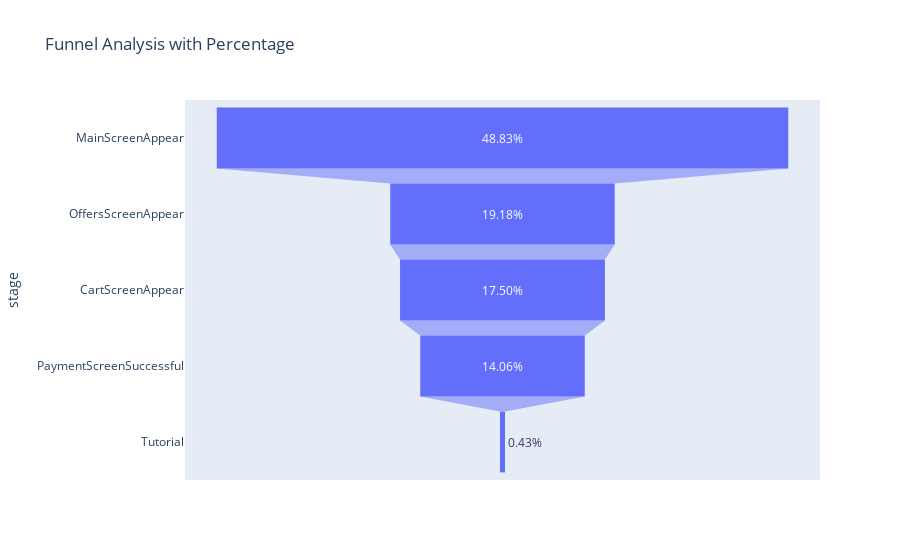

The notebook cell saved with this chart:
### Markdown cell above
### Memahami dalam Urutan Apa Tindakan-Tindakan Tersebut Terjadi?
-  Apakah semuanya merupakan bagian dari satu urutan?

### Code cell
# Menghitung persentase untuk setiap peristiwa
total_peristiwa = freq_event_sorted['jumlah_peristiwa'].sum()
freq_event_sorted['persentase'] = (freq_event_sorted['jumlah_peristiwa'] / total_peristiwa) * 100

# Membuat data frame untuk visualisasi
data = dict(
    number=freq_event_sorted['jumlah_peristiwa'],
    stage=freq_event_sorted['event_name'],
    persentase=freq_event_sorted['persentase'].round(2)  # Membulatkan persentase menjadi 2 angka desimal
)

# Membuat visualisasi corong dengan persentase
fig = px.funnel(data, x='number', y='stage', text='persentase', title='Funnel Analysis with Percentage')
fig.update_traces(texttemplate='%{text:.2f}%', textinfo='text+percent total')
fig.show()

### Figure 1 — Plotly figure (JSON) as saved in the notebook; plotly's stock layout.template omitted (floating-point values rounded to 4 significant figures)
{"data": [{"hovertemplate": "number=%{x}<br>stage=%{y}<br>persentase=%{text}<extra></extra>", "legendgroup": "", "marker": {"color": "#636efa"}, "name": "", "orientation": "h", "showlegend": false, "text": [48.83, 19.18, 17.5, 14.06, 0.43], "textinfo": "text+percent total", "texttemplate": "%{text:.2f}%", "type": "funnel", "x": [119205, 46825, 42731, 34313, 1052], "xaxis": "x", "y": ["MainScreenAppear", "OffersScreenAppear", "CartScreenAppear", "PaymentScreenSuccessful", "Tutorial"], "yaxis": "y"}], "layout": {"legend": {"tracegroupgap": 0}, "title": {"text": "Funnel Analysis with Percentage"}, "xaxis": {"anchor": "y", "domain": [0, 1], "title": {"text": "number"}}, "yaxis": {"anchor": "x", "domain": [0, 1], "title": {"text": "stage"}}}}
